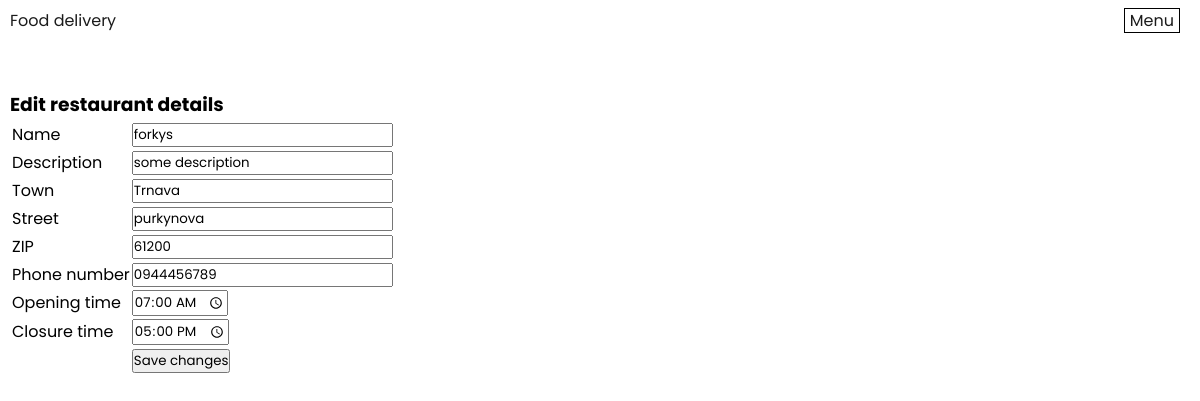
/editRestaurantPage.php?restaurantId=3 (signed in), run on an earlier commit of the app's database.
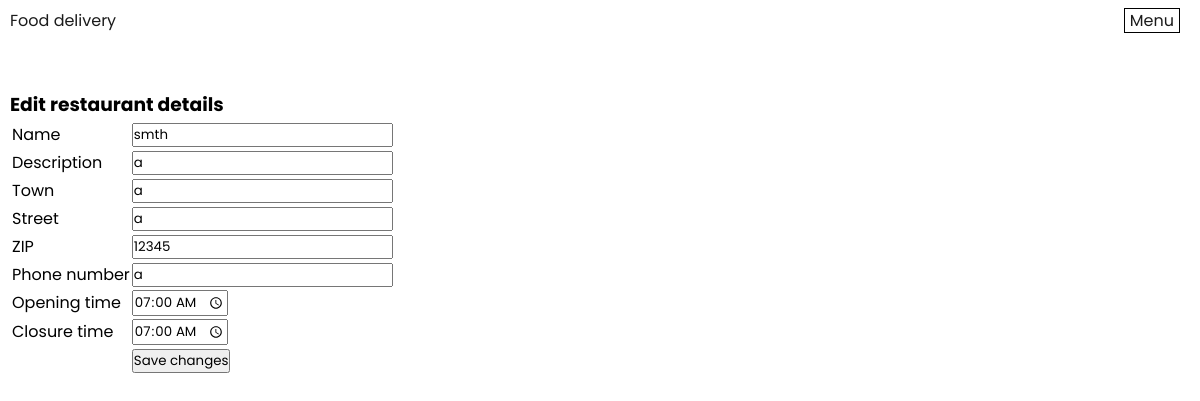
And on a later commit of the database.
### tables this page shows
CREATE TABLE restaurant (
  restaurantId INT AUTO_INCREMENT NOT NULL PRIMARY KEY,
  name TINYTEXT,
  description TEXT,
  town TINYTEXT,
  street TINYTEXT,
  zip INT,
  phoneNumber TINYTEXT,
  openingTime TIME,
  closureTime TIME
);

### editRestaurantPage.php (the view, shortened to what this page needs)
<?php
include "header.php";
include "dbConnect.php";
$restaurantId = $_GET["restaurantId"];
$stmt = $pdo->prepare("SELECT name, description, town, street, zip, phoneNumber, TIME_FORMAT(openingTime, '%H:%i'), TIME_FORMAT(closureTime, '%H:%i') FROM restaurant WHERE restaurantId = ?");
$stmt->execute([$restaurantId]);
$restaurant = $stmt->fetch(PDO::FETCH_ASSOC);
?>
<div class="main-page-container">
<h3>Edit restaurant details</h3>
<form action="processEditRestaurant.php" method="get">
    <table>
        <tr>
            <td><label>Name</label></td>
            <td><input type="text" name="name" required value=<?php echo "\"".$restaurant["name"]."\"" ?>></td>
        </tr>
        <tr>
            <td><label>Description</label></td>
            <td><input type="text" name="description" value=<?php echo "\"".$restaurant["description"]."\"" ?>></td>
        </tr>
        <tr>
            <td><label>Town</label></td>
            <td><input type="text" name="town" required value=<?php echo "\"".$restaurant["town"]."\"" ?>></td>
        </tr>
        <tr>
            <td><label>Street</label></td>
            <td><input type="text" name="street" required value=<?php echo "\"".$restaurant["street"]."\"" ?>></td>
        </tr>
        <tr>
            <td><label>ZIP</label></td>
            <td><input type="text" name="zip"  pattern="\d{5}" required value=<?php echo "\"".$restaurant["zip"]."\"" ?>></td>
        </tr>
        <tr>
            <td><label>Phone number</label></td>
            <td><input type="text" name="phoneNumber" required value=<?php echo "\"".$restaurant["phoneNumber"]."\"" ?>></td>
        </tr>
        <tr>
            <td><label>Opening time</label></td>
            <td><input type="time" step="60" name="openingTime" required value=<?php echo "\"".$restaurant["TIME_FORMAT(openingTime, '%H:%i')"]."\"" ?>></td>
        </tr>
        <tr>
            <td><label>Closure time</label></td>
            <td><input type="time" step="60"  name="closureTime" required value=<?php echo "\"".$restaurant["TIME_FORMAT(closureTime, '%H:%i')"]."\"" ?>></td>
        </tr>
        <tr>
            <td></td>
            <td><button type="submit">Save changes</button></td>
        </tr>
    </table>
</form>
</div>

What changed in the data, as far as the page shows it:
changed restaurant: name "forkys" → "smth"; description "some description" → "a"; town "Trnava" → "a"; street "purkynova" → "a"; zip "61200" → "12345"; phoneNumber "0944456789" → "a"
Also different on the page:
form field closureTime: "17:00" → "07:00"
